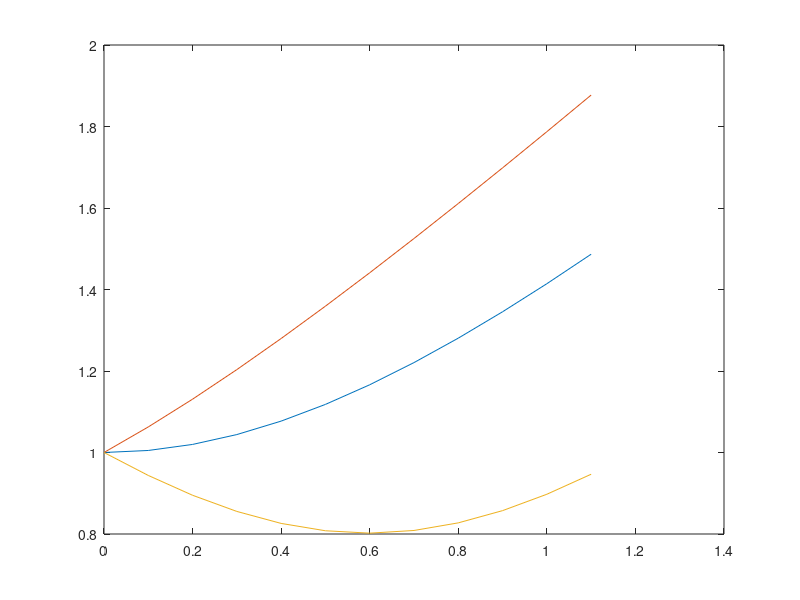

Source code (MATLAB):
% kkk fourier series of a square wave taking six terms
% this assumes Xs=1 per unit and takes R=0


clc
clear all
format long e

Eg=@(Ia,t) sqrt(1+Ia.*Ia+2.*Ia.*sin(t));

Ia=0:0.1:1.1;

plot (Ia,Eg(Ia,0),Ia,Eg(Ia,0.64),Ia,Eg(Ia,-0.64))

